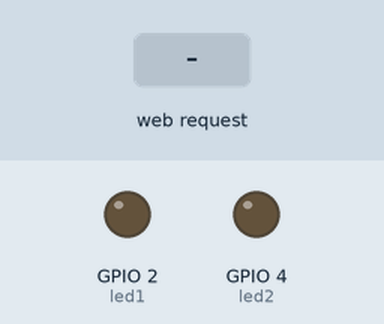
This sketch was run on a simulated ESP32. Parts: output pins drawn as LEDs (lit = HIGH). The inputs (shaded band) are chosen by the test bench. WiFi joins after 1.5 s; servers stay silent unless stated; what the sketch prints to the serial monitor is not drawn.

Above: at 2.7 s.
2.8 s: HTTP request GET /led1on received
At 3.6 s:
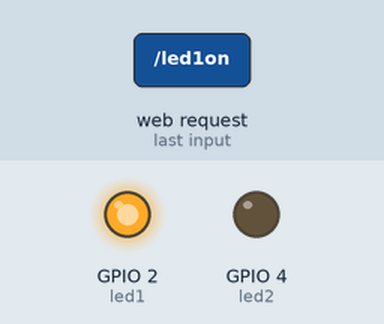
4.3 s: HTTP request GET /led2on received
At 4.7 s:
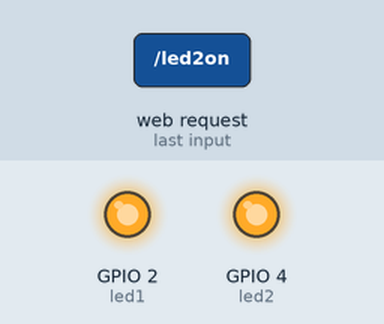
5.8 s: HTTP request GET /led1off received
At 7.0 s:
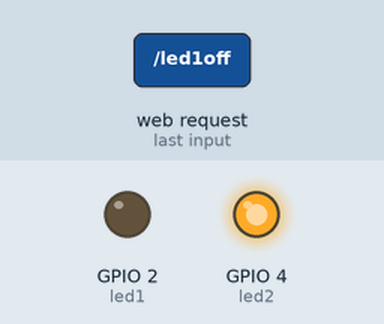
7.3 s: HTTP request GET /led2off received
At 8.2 s:
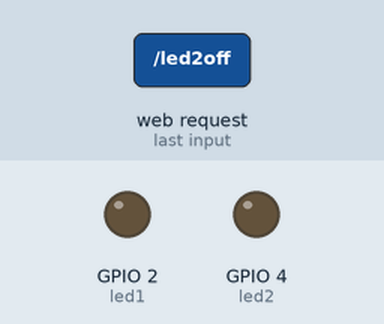
Timing chart, 0 to 9.8 s (numbered marks = the images above; inputs shaded):
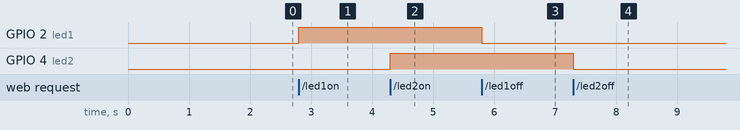

The sketch:

webServerEsp32LightController.ino
```cpp
#include <WiFi.h>
#include <WebServer.h>

// Replace with your Wi-Fi credentials
const char* ssid = "Sarkodie";
const char* password = "iamCa1255";

// Create a web server on port 80
WebServer server(80);

// Define LED pins
const int led1 = 2;   // Built-in LED or external LED
const int led2 = 4;   // Second LED

// HTML page
String htmlPage() {
  String html = "<!DOCTYPE html><html>";
  html += "<head><meta name='viewport' content='width=device-width, initial-scale=1'>";
  html += "<style>body{font-family:Arial;text-align:center;margin-top:50px;}";
  html += ".btn{padding:15px 30px;margin:10px;font-size:20px;cursor:pointer;border:none;border-radius:10px;}";
  html += ".on{background-color:#4CAF50;color:white;}";
  html += ".off{background-color:#f44336;color:white;}</style></head>";
  html += "<body><h2>ESP32 Web Server</h2>";
  html += "<p><a href='/led1on'><button class='btn on'>LED 1 ON</button></a>";
  html += "<a href='/led1off'><button class='btn off'>LED 1 OFF</button></a></p>";
  html += "<p><a href='/led2on'><button class='btn on'>LED 2 ON</button></a>";
  html += "<a href='/led2off'><button class='btn off'>LED 2 OFF</button></a></p>";
  html += "</body></html>";
  return html;
}

void setup() {
  Serial.begin(115200);

  // Set LED pins as outputs
  pinMode(led1, OUTPUT);
  pinMode(led2, OUTPUT);

  // Connect to Wi-Fi
  Serial.println("Connecting to WiFi...");
  WiFi.begin(ssid, password);
  while (WiFi.status() != WL_CONNECTED) {
    delay(500);
    Serial.print(".");
  }
  Serial.println("");
  Serial.println("WiFi connected.");
  Serial.print("IP Address: ");
  Serial.println(WiFi.localIP());

  // Route handlers
  server.on("/", []() {
    server.send(200, "text/html", htmlPage());
  });

  server.on("/led1on", []() {
    digitalWrite(led1, HIGH);
    server.send(200, "text/html", htmlPage());
  });

  server.on("/led1off", []() {
    digitalWrite(led1, LOW);
    server.send(200, "text/html", htmlPage());
  });

  server.on("/led2on", []() {
    digitalWrite(led2, HIGH);
    server.send(200, "text/html", htmlPage());
  });

  server.on("/led2off", []() {
    digitalWrite(led2, LOW);
    server.send(200, "text/html", htmlPage());
  });

  // Start the server
  server.begin();
  Serial.println("HTTP server started");
}

void loop() {
  server.handleClient();
}
```

Measured:
- after the input at 2.8 s, GPIO 2 (led1): LOW → HIGH at once
- after the input at 4.3 s, GPIO 4 (led2): LOW → HIGH at once
- after the input at 5.8 s, GPIO 2 (led1): HIGH → LOW at once
- after the input at 7.3 s, GPIO 4 (led2): HIGH → LOW at once
